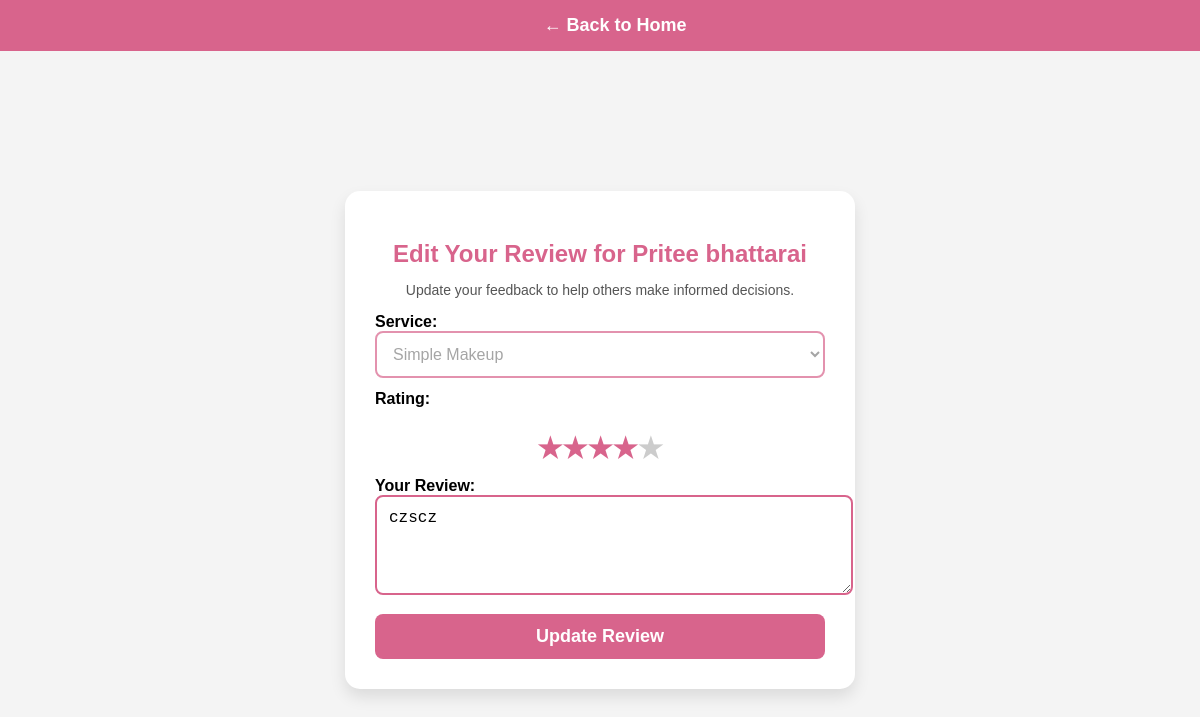
/edit-review/19/ (signed in), run on the app's committed database.
### accounts/models.py (models this page shows, shortened)
class Review(models.Model):
    artist = models.ForeignKey(User, on_delete=models.CASCADE, related_name="artist_reviews")  # ✅ Link to artist
    service = models.ForeignKey(Service, on_delete=models.CASCADE, related_name="service_reviews", null=True, blank=True)  # ✅ Allow NULL
    user = models.ForeignKey(User, on_delete=models.CASCADE, related_name="user_reviews")
    rating = models.IntegerField(choices=[(i, i) for i in range(1, 6)], default=5)
    comment = models.TextField()
    is_anonymous = models.BooleanField(default=False)  # ✅ New: Anonymous Option
    created_at = models.DateTimeField(auto_now_add=True)
    artist_reply = models.TextField(blank=True, null=True)  # ✅ Artist reply field

class User(AbstractUser):
    username = None  # ✅ Remove username field completely
    email = models.EmailField(unique=True)  # Email as the unique identifier
    phone = models.CharField(max_length=15, unique=True)
    password = models.CharField(max_length=100)
    profile_image = models.ImageField(upload_to="profile_images/", null=True, blank=True)
    city = models.CharField(max_length=100, null=True, blank=True)
    is_verified = models.BooleanField(default=False)
    is_artist = models.BooleanField(default=False)
    otp = models.CharField(max_length=6, blank=True, null=True)  # ✅ Stores OTP
    works_at = models.CharField(max_length=255, null=True, blank=True)
    experience_years = models.IntegerField(default=0, null=True, blank=True)
    is_available = models.BooleanField(default=True)
    USERNAME_FIELD = "email"  # ✅ Login using email instead of username
    REQUIRED_FIELDS = []  # ✅ Don't require username
    objects = CustomUserManager()  # ✅ Use custom manager

class Service(models.Model):
    artist = models.ForeignKey(User, related_name='services', on_delete=models.CASCADE)
    service_name = models.CharField(max_length=255)
    price = models.DecimalField(max_digits=10, decimal_places=2)
    duration = models.CharField(max_length=50, default="30 mins")
    description = models.TextField(blank=True, null=True)
    created_at = models.DateTimeField(auto_now_add=True)

### accounts/views.py (the view)
# urls.py: path("edit-review/<int:review_id>/", edit_review, name="edit_review"),
@login_required
def edit_review(request, review_id):
    review = get_object_or_404(Review, id=review_id, user=request.user)
    if request.method == "POST":
        form = ReviewForm(request.POST, instance=review)
        if form.is_valid():
            form.save()
            messages.success(request, "Review updated successfully!")
            return redirect("home")  # Redirect to homepage or artist details
    else:
        form = ReviewForm(instance=review)
    return render(request, "accounts/edit_review.html", {"form": form, "review": review})

### accounts/forms.py
class ReviewForm(forms.ModelForm):
    class Meta:
        model = Review
        fields = ['rating', 'comment']
        widgets = {
            'rating': forms.Select(choices=[(i, i) for i in range(1, 6)]),
            'comment': forms.Textarea(attrs={'rows': 3, 'placeholder': 'Write your review...'})
        }

### accounts/templates/accounts/edit_review.html (shortened to what this page needs)
{% load static %}
<!DOCTYPE html>
<html lang="en">
<head>
    <link rel="stylesheet" href="{% static 'css/review.css' %}">
</head>
<body>
    <header>
        <a href="{% url 'home' %}">← Back to Home</a>
    </header>
    <div class="review-container">
        <h2>Edit Your Review for {{ review.artist.first_name }} {{ review.artist.last_name }}</h2>
        <p>Update your feedback to help others make informed decisions.</p>
        <form method="POST" class="review-form" id="editReviewForm">
            <label for="service">Service:</label>
            <select name="service" disabled>
                <option value="{{ review.service.id }}" selected>
                    {{ review.service.service_name }}
                </option>
            </select>
            <label for="rating">Rating:</label>
            <div class="star-rating">
                <input type="radio" id="star5" name="rating" value="5" {% if review.rating == 5 %}checked{% endif %}><label for="star5">★</label>
                <input type="radio" id="star4" name="rating" value="4" {% if review.rating == 4 %}checked{% endif %}><label for="star4">★</label>
                <input type="radio" id="star3" name="rating" value="3" {% if review.rating == 3 %}checked{% endif %}><label for="star3">★</label>
                <input type="radio" id="star2" name="rating" value="2" {% if review.rating == 2 %}checked{% endif %}><label for="star2">★</label>
                <input type="radio" id="star1" name="rating" value="1" {% if review.rating == 1 %}checked{% endif %}><label for="star1">★</label>
            </div>
            <label for="comment">Your Review:</label>
            <textarea name="comment" rows="4" required>{{ review.comment }}</textarea>
            <button type="submit">Update Review</button>
        </form>
    </div>
</body>
</html>

### accounts/static/css/review.css (style rules this page uses)
body { font-family: 'Poppins', sans-serif; background-color: #f4f4f4; margin: 0; padding: 0; display: flex; justify-content: center; align-items: center; height: 100vh; }
header { width: 100%; text-align: center; padding: 15px; background-color: #D8648C; position: fixed; top: 0; left: 0; right: 0; }
header a { color: white; text-decoration: none; font-size: 18px; font-weight: 600; transition: color 0.3s ease-in-out; }
.review-container { background: white; padding: 30px; border-radius: 15px; box-shadow: 0px 8px 16px rgba(0, 0, 0, 0.1); width: 450px; text-align: center; margin-top: 80px; }
.review-container h2 { color: #D8648C; font-size: 24px; margin-bottom: 10px; }
.review-container p { font-size: 14px; color: #555; margin-bottom: 15px; }
.review-container label { display: block; font-weight: 600; margin-top: 12px; font-size: 16px; text-align: left; }
.review-container select { width: 100%; padding: 12px; border: 2px solid #D8648C; border-radius: 8px; font-size: 16px; outline: none; background: #fff; transition: all 0.3s ease-in-out; }
.star-rating { display: flex; justify-content: center; margin: 12px 0; direction: rtl; }
.star-rating label { font-size: 28px; cursor: pointer; color: #ccc; transition: color 0.3s; }
.star-rating input:checked ~ label, .star-rating label:hover, .star-rating label:hover ~ label { color: #D8648C; }
.review-container textarea { width: 100%; padding: 12px; border: 2px solid #D8648C; border-radius: 8px; font-size: 16px; outline: none; transition: all 0.3s ease-in-out; }
.review-container button { width: 100%; background: #D8648C; color: white; padding: 12px; font-size: 18px; border: none; border-radius: 8px; cursor: pointer; margin-top: 15px; font-weight: bold; transition: all 0.3s ease-in-out; }

### data on the page
Review: artist.first_name "Pritee", artist.last_name "bhattarai", service "Simple Makeup", comment "czscz"
